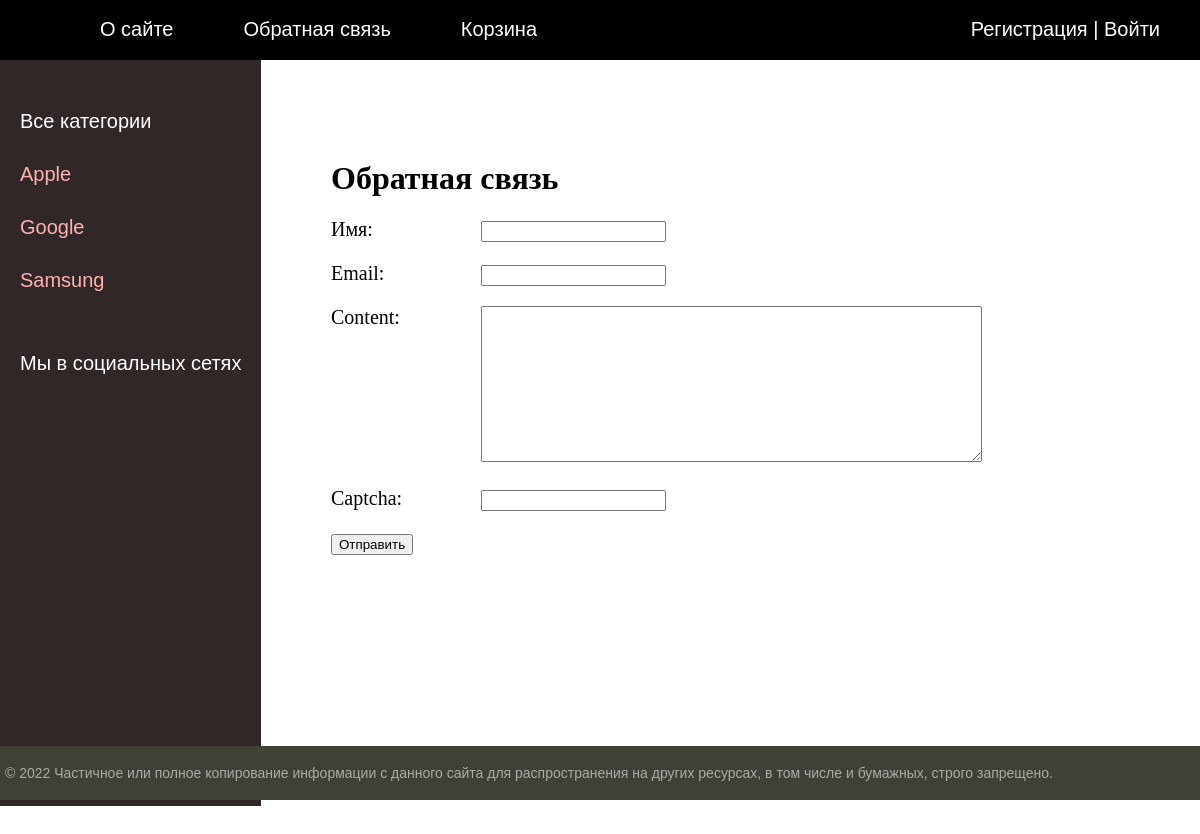
Page /contact/ on the committed database.
### Site/models.py (models this page shows, shortened)
class Category(models.Model):
    name = models.CharField(max_length=100, db_index=True, verbose_name='Бренд')
    slug = models.SlugField(max_length=255, unique=True, db_index=True, verbose_name='URL')
    def get_absolute_url(self):
        return reverse('category', kwargs={'cat_slug': self.slug})
    class Meta:
        verbose_name = 'Бренды смартфонов'
        verbose_name_plural = 'Бренды смартфонов'
        ordering = ['id']

### Site/views.py (the view, shortened to what this page needs)
# urls.py: path('contact/', ContactFormView.as_view(), name='contact'),
class ContactFormView(DataMixin, FormView):
    form_class = ContactForm
    template_name = 'Site/contact.html'
    success_url = reverse_lazy('home')
    def get_context_data(self, *, object_list=None, **kwargs):
        context = super().get_context_data(**kwargs)
        c_def = self.get_user_context(title="Обратная связь")
        return dict(list(context.items()) + list(c_def.items()))

### Site/forms.py
class ContactForm(forms.Form):
    name = forms.CharField(label='Имя', max_length=255)
    email = forms.EmailField(label='Email')
    content = forms.CharField(widget=forms.Textarea(attrs={'cols': 60, 'rows': 10}))
    captcha = CaptchaField()

### Site/utils.py (called while the page is built)
    def get_user_context(self, **kwargs):
        context = kwargs
        cats = cache.get('cats')
        if not cats:
            cats = Category.objects.annotate(Count('phone'))
            cache.set('cats', cats, 60)
        user_menu = menu.copy()
        if not self.request.user.is_authenticated:
            user_menu.pop(1)
        context['menu'] = user_menu
        context['cats'] = cats
        if 'cat_selected' not in context:
            context['cat_selected'] = 0
        return context

### Site/templates/Site/contact.html (shortened to what this page needs)
{% extends 'Site/base.html' %}
{% block content %}
    <h1>{{ title }}</h1>
    <form method="post">
        {% for f in form %}
            <p><label class="form-label" for="{{ f.id_for_label }}">{{ f.label }}:</label>{{ f }}</p>
        {% endfor %}
        <button type="submit">Отправить</button>
    </form>
{% endblock %}

### Site/templates/Site/base.html (shortened to what this page needs)
{% load static %}
{% load Site_tegs %}
<!DOCTYPE html>
<html>
<head>
    <link type="text/css" href="{% static 'Site/css/styles.css' %}" rel="stylesheet"/>
</head>
<body>
<table class="table-page" border=0 cellpadding="0" cellspacing="0">
    <tr>
        <td valign=top>
            {% block mainmenu %}
                <div class="header">
                    <ul id="mainmenu" class="mainmenu">
                        <li class="logo"><a href="{% url 'home' %}">
                            <div class=" logo">
                            </div>
                        </a></li>
                        {% for m in menu %}
                            <li><a href="{% url m.url_name %}">{{ m.title }}</a></li>
                        {% endfor %}
                        {% if request.user.is_authenticated %}
                            <li class="last"> {{ user.username }} | <a href="{% url 'logout' %}">Выйти</a></li>
                        {% else %}
                            <li class="last"><a href="{% url 'register' %}">Регистрация</a> | <a
                                    href="{% url 'login' %}">Войти</a>
                            </li>
                        {% endif %}
                    </ul>
                </div>
            {% endblock mainmenu %}
            <table class="table-content" border=0 cellpadding="0" cellspacing="0">
                <tr>
                    <td valign="top" class="left-chapters">
                        <ul id="leftchapters">
                            {% if cat_selected == 0 %}
                                <li class="selected">Все категории</li>
                            {% else %}
                                <li><a href="{% url 'home' %}">Все категории</a></li>
                            {% endif %}
                            {% for c in cats %}
                                {% if c.phone__count > 0 %}
                                    {% if c.pk == cat_selected %}
                                        <li class="selected">{{ c.name }}</li>
                                    {% else %}
                                        <li><a href="{{ c.get_absolute_url }}">{{ c.name }}</a></li>
                                    {% endif %}
                                {% endif %}
                            {% endfor %}
                            <li class="share">
                                <p>Мы в социальных сетях</p>
                                <a class="share-yt"
                                   href="https://www.youtube.com/channel/UClJzWfGWuGJL2t-3dYKcHTA/playlists"
                                   target="_blank" rel="nofollow"></a>
                            </li>
                        </ul>
                    </td>
                    <td valign="top" class="content">
                        <div class="content-text">
                            {% block content %}
                            {% endblock %}
                        </div>
                    </td>
                </tr>
            </table>
        </td>
    </tr>
    <tr>
        <td valign=top>
            <div id="footer">
                <p>&copy; 2022 Частичное или полное копирование информации с данного сайта для распространения на других
                    ресурсах, в том числе и бумажных, строго запрещено.</p>
            </div>
        </td>
    </tr>
</table>
</body>
</html>

### Site/static/Site/css/styles.css (style rules this page uses)
html, body { font-family: 'Arial'; margin: 0; padding: 0; height: 100%; width: 100%; color: #444; }
a { color: #0059b2; text-decoration: none; }
.table-page { width: 100%; height: 100%; vertical-align: top; }
.table-page tr { height: 100%; }
.header { background: #000000; height: 60px; }
.logo { background: url('../images/logo.png') no-repeat 10px 5px; width: 70px; height: 60px; }
ul.mainmenu { list-style: none; margin: 0; padding: 0; height: 60px; color: #ffffff; font-size: 20px; overflow: hidden; }
ul.mainmenu li { float: left; margin: 18px 40px 0 30px; }
ul.mainmenu li.logo { margin: 0; }
ul.mainmenu li.last { float: right; }
ul.mainmenu li a { color: #ffffff; text-decoration: none; }
.table-content { width: 100%; min-height: 100%; height: 100%; }
.left-chapters { margin: 0; background: #322727; border-right: 1px solid #322727; min-height: 100%; }
.left-chapters ul { width: 230px; min-height: 100%; margin: 0; padding: 20px 10px 10px 20px; list-style: none; font-size: 20px; }
.left-chapters ul li { margin: 30px 0 0 0; color: #ffffff; }
.left-chapters ul li.selected { color: #ffffff; }
.left-chapters ul li a { color: #ffb2b2; text-decoration: none; }
.left-chapters ul li.share { margin: 60px 0 0 0; }
.left-chapters ul li.share p { margin: 30px 0 30px 0; }
.left-chapters ul li.share a { display: inline-block; width: 40px; height: 40px; margin: 0 20px 0 0; }
.left-chapters ul li.share a.share-yt { width: 100%; height: 30px; background: url('../images/share_yt.png') no-repeat 0 0 }
.content { padding: 40px 20px 20px 40px; width: 100%; box-sizing: border-box; }
.content-text { margin: 60px 0 0 30px; color: #000; font-size: 20px; font-family: Yandex Sans Display Light; }
.content-text h1 { font-size: 32px; }
#footer { box-sizing: border-box; background: #3F4137; padding: 5px; color: #aaa; font-size: 14px; font-family: Verdana, Geneva, Arial, Helvetica; text-align: left; overflow: hidden; }
.form-label { display: inline-block; min-width: 150px; vertical-align: top; }

### rows in the picture
Category: name "Apple"
Category: name "Google"
Category: name "Samsung"

### other values in the picture
{{ m.title }} "О сайте" "Обратная связь" "Корзина"
{{ title }} "Обратная связь"
{{ f.label }} "Имя" "Email" "Content" "Captcha"
